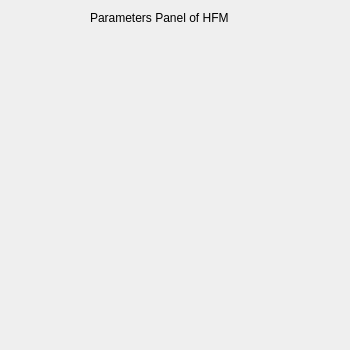
<?xml version="1.0" encoding="UTF-8"?>
<ui version="4.0">
 <class>hfmPanel</class>
 <widget class="QWidget" name="hfmPanel">
  <property name="geometry">
   <rect>
    <x>0</x>
    <y>0</y>
    <width>350</width>
    <height>350</height>
   </rect>
  </property>
  <property name="windowTitle">
   <string>Form</string>
  </property>
  <widget class="QLabel" name="label_10">
   <property name="geometry">
    <rect>
     <x>90</x>
     <y>10</y>
     <width>221</width>
     <height>16</height>
    </rect>
   </property>
   <property name="text">
    <string>Parameters Panel of HFM</string>
   </property>
  </widget>
 </widget>
 <resources/>
 <connections/>
</ui>
